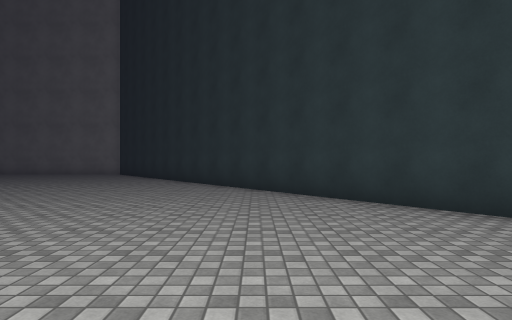
[1] (above)

24 first-person views from a walk through a scene from a Unity 3-D project. The camera is 1.3 m above the floor, looks level and sees 75° across. The floor is counted in squares, 1.8 m on a side. Each view is taken from the middle of a square. On the plan, view 1 faces up. The plan holds only what a view shows up to about 11 squares ahead; the rest is blank. The place goes on beyond the plan. The player is left out. Surface patterns are stand-ins for the level's own textures.

[2]
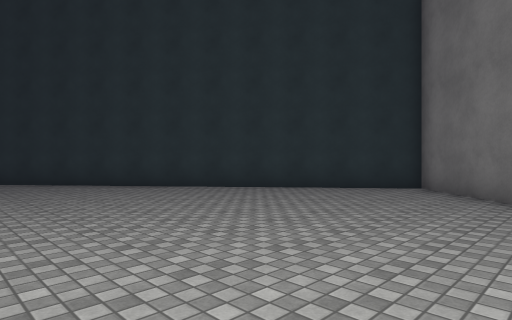

[3]
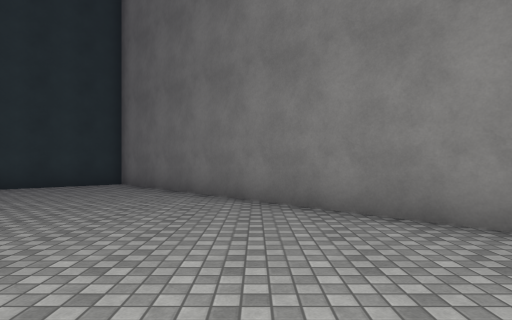

[4]
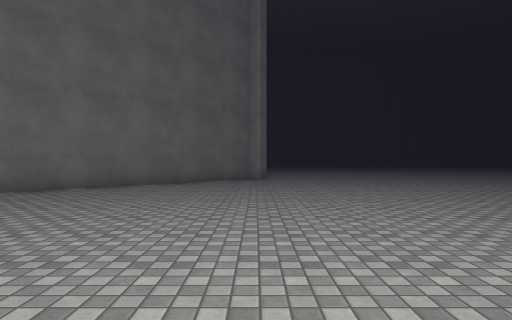

[5]
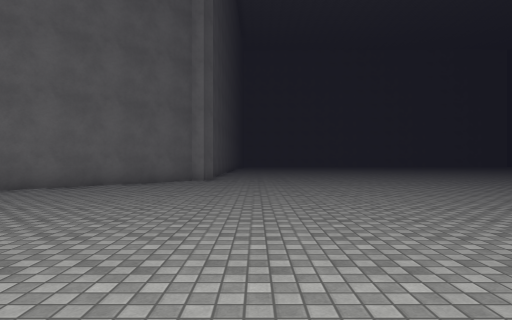

[6]
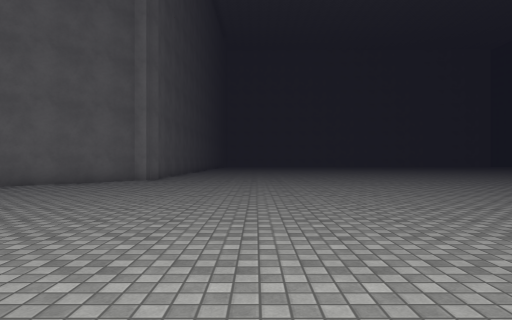

[7]
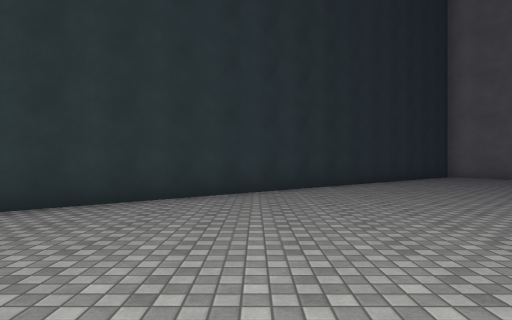

[8]
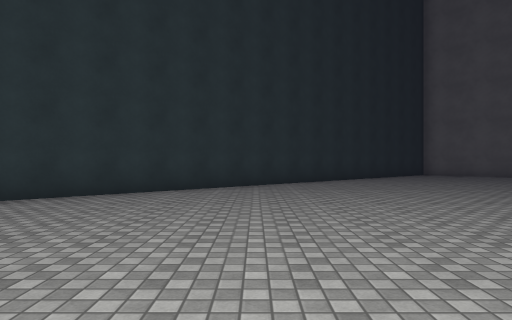

[9]
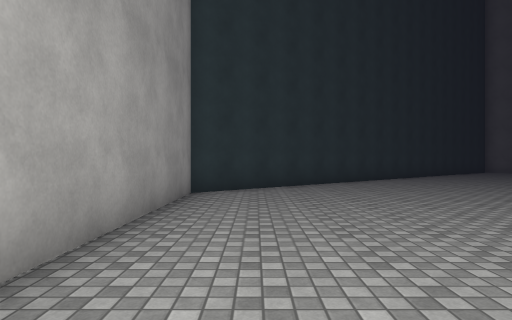

[10]
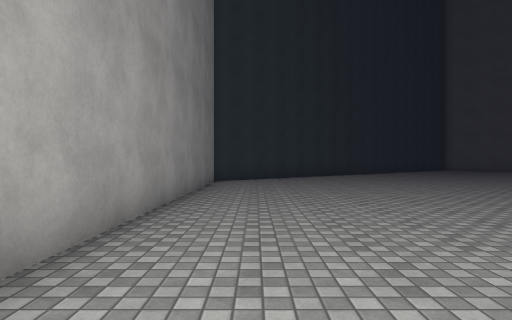

[11]
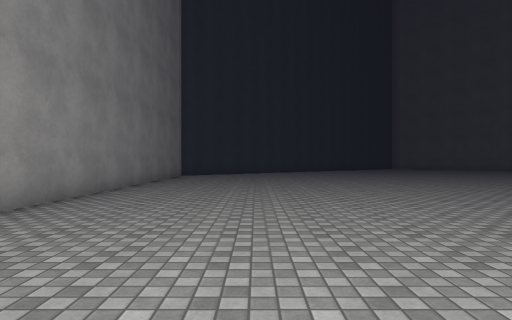

[12]
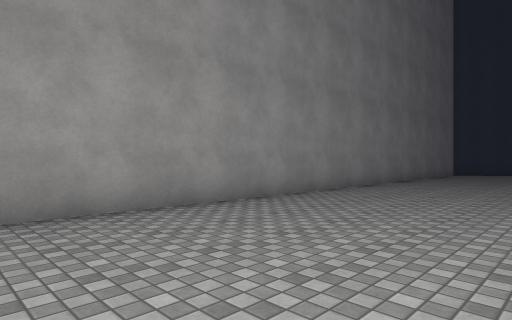

[13]
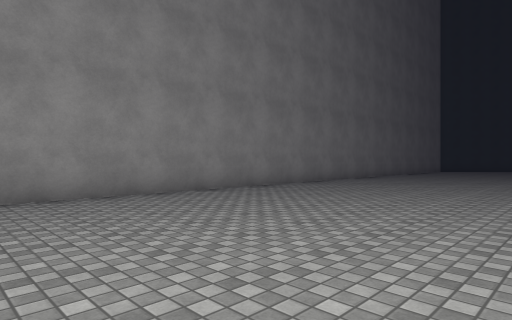

[14]
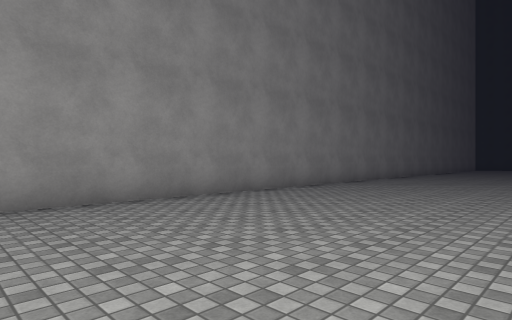

[15]
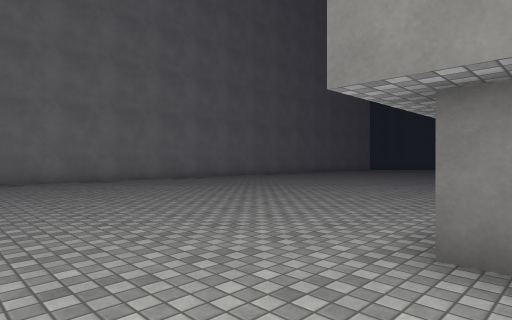

[16]
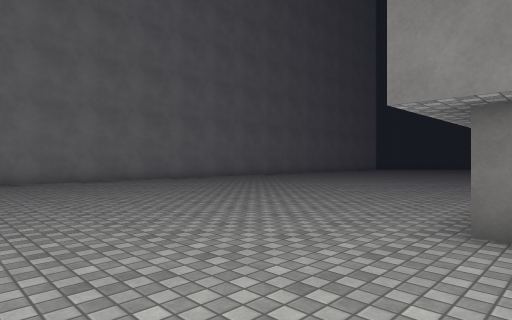

[17]
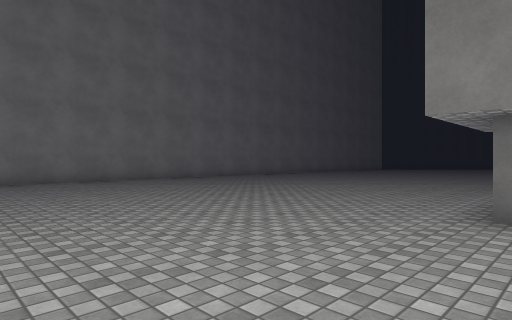

[18]
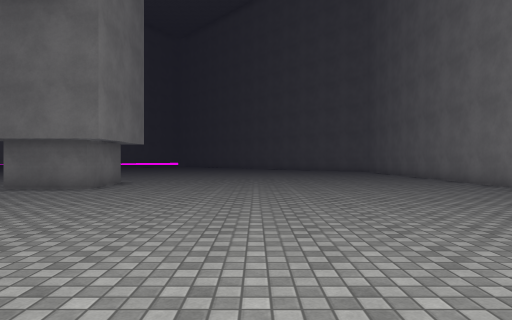

[19]
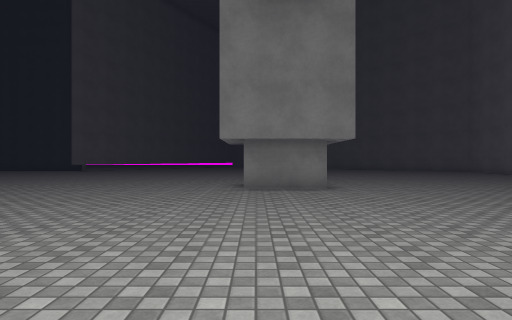

[20]
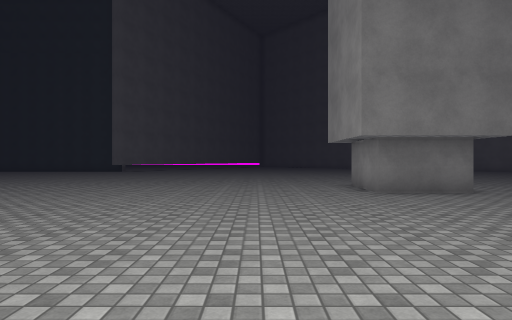

[21]
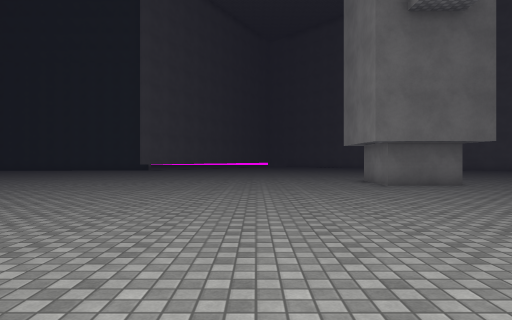

[22]
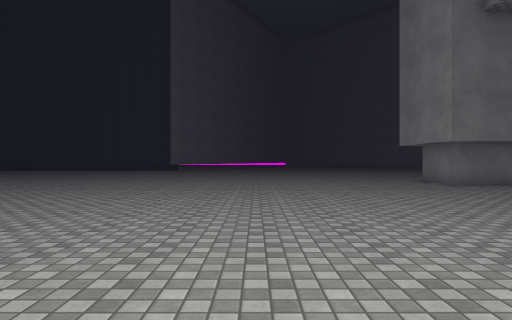

[23]
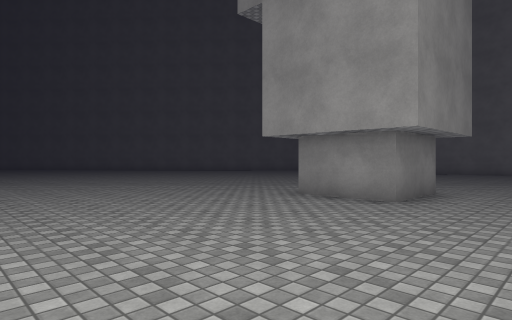

[24]
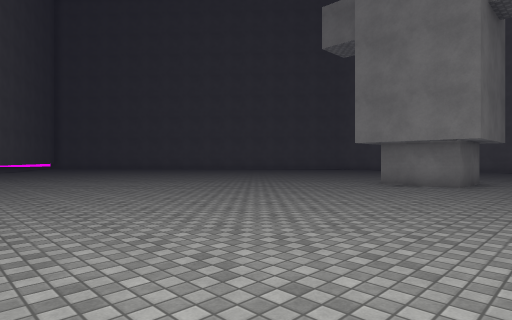

### Floor plan
Points are (right, up) in squares from view 1. A wall is a line through its corners. A room is listed if a view was taken in it or the views show most of it. See-through windows are left out.
Room 1 (views 1, 2, 3, 4, 5, 6, 7, 8, 9, 10, 11, 12, 13, 14, 15, 16, 17, 18, 19, 20, 21, 22, 23, 24)
walls: (-27.4, 5.2) (-27.4, 5.8) (-25.3, 5.8) (-25.3, 3.7) (-27.5, 3.7); (-5.2, -8.1) (4.9, 2) (-6.7, 16.4) (-32.3, 16.7)

Positions as (right, up) in squares from view 1, and headings:
1: (0, 0), facing up
2: (-4, -1), facing up-right
3: (-5, -2), facing right
4: (-6, 4), facing down
5: (-8, 3), facing down
6: (-10, 3), facing down
7: (-9, 10), facing right
8: (-11, 10), facing right
9: (-14, 15), facing right
10: (-18, 15), facing right
11: (-22, 13), facing right
12: (-24, 12), facing up-right
13: (-29, 10), facing up-right
14: (-33, 11), facing up-right
15: (-30, 5), facing up-right
16: (-31, 5), facing up-right
17: (-32, 5), facing up-right
18: (-17, 10), facing left
19: (-17, 4), facing left
20: (-18, 1), facing left
21: (-16, 0), facing left
22: (-16, -2), facing left
23: (-23, -2), facing up-left
24: (-23, -6), facing up-left
